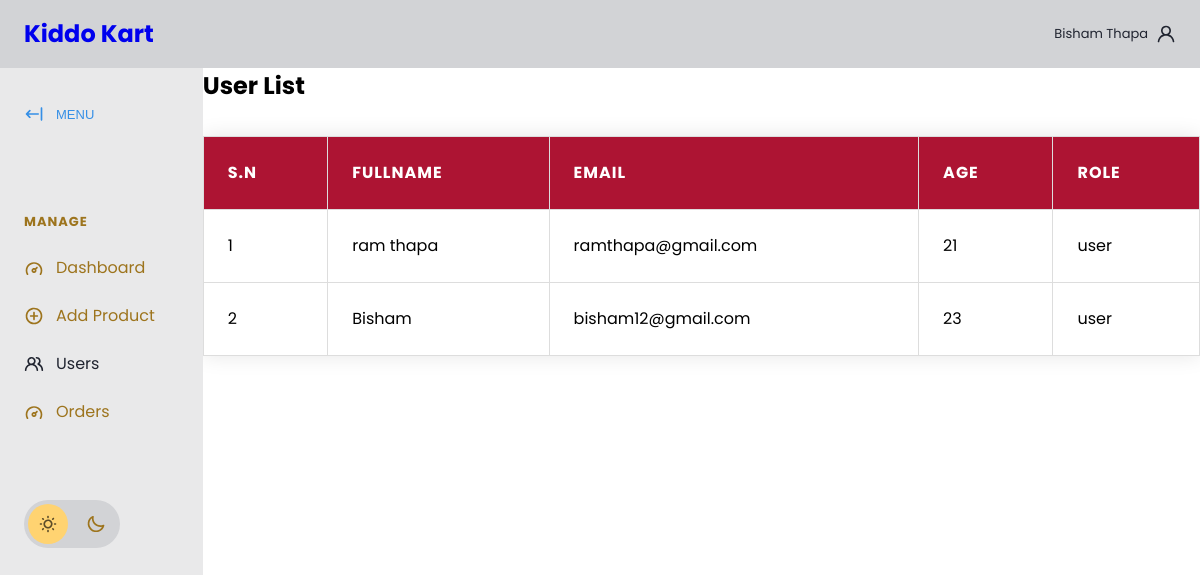
The app's page /php/userlist.php (signed in) with its own data.
### tables this page shows
CREATE TABLE `users` (
  `ID` int(11) NOT NULL,
  `Username` varchar(100) DEFAULT NULL,
  `Email` varchar(100) DEFAULT NULL,
  `Password` varchar(100) DEFAULT NULL,
  `Age` int(11) DEFAULT NULL,
  `UserRole` varchar(10) NOT NULL,
  `Phone_No` varchar(200) NOT NULL
);

### php/userlist.php (the view, shortened to what this page needs)
<?php
include_once('connection.php');
$username = $_SESSION['username']
?>
<!DOCTYPE html>
<html lang="en">
<head>
    <link rel="stylesheet" href="https://cdn.jsdelivr.net/npm/modern-normalize@1.1.0/modern-normalize.min.css">
    <link rel="stylesheet" href="app.css">
    <link rel="stylesheet" href="./product.css">
</head>
<body>
    <header id="main-header">
        <nav>
            <ul>
                <li id="main-header__logo">
                    <a href="#">
                    <h1>Kiddo Kart</h1>
                    </a>
                </li>
            </ul>
            <a href="#">
            <span><?php echo $username ?></span>
                <svg>
                    <use xlink:href="#icon-user"></use>
                </svg>
            </a>
        </nav>
    </header>
    <section id="main">
        <div id="sidebar">
            <button id="sidebar__collapse">
                <svg>
                    <use xlink:href="#icon-collapse"></use>
                </svg>
                <span>MENU</span>
            </button>
            <nav id="sidebar__nav">
                <ul>
                    <li class="menu-heading"><span>Manage</span></li>
                    <li>
                        <a href="admindb.php">
                            <svg>
                                <use xlink:href="#icon-dashboard"></use>
                            </svg>
                            <span>Dashboard</span>
                        </a>
                    </li>
                    <li>
                        <a href="./addproduct.php">
                            <svg>
                                <use xlink:href="#icon-add"></use>
                            </svg>
                            <span>Add Product</span>
                        </a>
                    </li>
                    <li>
                        <a href="#" class="active">
                            <svg>
                                <use xlink:href="#icon-users"></use>
                            </svg>
                            <span>Users</span>
                        </a>
                    </li>
                    <li>
                    <li>
                        <a href="viewproducts.php" >
                            <svg>
                                <use xlink:href="#icon-dashboard"></use>
                            </svg>
                            <span>Orders</span>
                        </a>
                    </li>
            </nav>
            <div id="sidebar__theme-switcher">
                <svg id="sidebar__theme-switcher__sun">
                    <use xlink:href="#icon-sun"></use>
                </svg>
                <svg id="sidebar__theme-switcher__moon">
                    <use xlink:href="#icon-moon"></use>
                </svg>
            </div>
        </div>
        <div class="form-container">
            <h1>User List</h1>
            <div class="admin-product-form-container">
                <?php
                $select = mysqli_query($conn, "SELECT * FROM users where UserRole = 'user'");
                $sn = 1;
                ?>
                <div class="product-display">
                    <table class="product-display-table">
                        <thead>
                            <tr>
                                <th>S.N</th>
                                <th>Fullname</th>
                                <th>Email</th>
                                <th>Age</th>
                                <th>Role</th>
                            </tr>
                        </thead>
                        <?php while ($row = mysqli_fetch_assoc($select)) {
                            ?>
                            <tr>
                                <td>
                                    <?php echo $sn++; ?>
                                </td>
                                <td>
                                    <?php echo $row['Username']; ?>
                                </td>
                                <td>
                                    <?php echo $row['Email']; ?>
                                </td>
                                <td>
                                    <?php echo $row['Age'] ?>
                                </td>
                                <td>
                                    <?php echo $row['UserRole'] ?>
                                </td>
                            </tr>
                        <?php } ?>
                    </table>
                </div>
            </div>
</body>
</html>

### php/app.css (style rules this page uses)
:root { --gray-base: #202430; --gray-shade-60: #13161D; --gray-tint-30: #912941; --gray-tint-50: #9d741d; --gray-tint-80: #D2D3D6; --gray-alpha-80: rgb(32 36 48 / .8); --gray-tint-90: #E9E9EA; --white-base: #fff; --primary-base: #358FE6; --extras-sun: #FFD371; --extras-moon: #7190FF; --extras-black-alpha-64: rgb(0 0 0 / .64); --extras-white-alpha-64: rgb(255 255 255 / .64); }
:root[data-theme="light"] { --main-header-bg: var(--gray-tint-80); --top-bar-icon-fill: var(--gray-base); --sidebar-bg: var(--gray-tint-90); --sidebar-icon-fill: var(--gray-tint-50); --sidebar-icon-active-fill: var(--gray-base); --sidebar-link-color: var(--gray-tint-50); --sidebar-link-active-color: var(--gray-base); --sidebar-menu-heading-color: var(--gray-tint-50); --theme-switcher-bg: var(--gray-tint-80); --theme-switcher-indicator: var(--extras-sun); --theme-switcher-indicator-pos: .25rem; --sun-icon-fill: var(--extras-black-alpha-64); --moon-icon-fill: var(--gray-tint-50); --main-header-link-color: var(--gray-base); }
html { font-size: 100%; line-height: 1.4; }
body { font-family: 'Figtree', sans-serif; }
#main-header { background-color: var(--main-header-bg); padding: 1rem 1.5rem; transition: background-color .4s ease-in-out; }
#main-header nav, #main-header ul, #main-header a { display: flex; align-items: center; }
#main-header nav { justify-content: space-between; }
#main-header nav ul { list-style: none; margin: 0; padding: 0; gap: 2rem; }
#main-header svg { width: 1.5rem; height: 1.5rem; fill: var(--top-bar-icon-fill); transition: fill .4s ease-in-out; }
#main-header__logo, #main-header a span { display: none; }
#main { position: relative; }
#sidebar { background-color: var(--sidebar-bg); padding: 1.5rem 0 1.5rem 1.5rem; position: absolute; top: 0; display: flex; flex-direction: column; gap: 4rem; min-height: 200%; align-items: flex-start; transform: translate3d(-100%, 0, 0); transition: transform .4s ease-in-out, background-color .4s ease-in-out; }
#sidebar svg { width: 1.25rem; height: 1.25rem; fill: var(--sidebar-icon-fill); transition: fill .4s ease-in-out; }
#sidebar__collapse { display: none; }
#sidebar__nav ul { list-style: none; padding: 0; margin: 0; }
#sidebar__nav ul a { display: flex; padding: .75rem 0; gap: .75rem; align-items: center; text-decoration: none; color: var(--sidebar-link-color); padding-right: 3rem; transition: color .3s ease-in-out; }
#sidebar__nav ul a.active { color: var(--sidebar-link-active-color); }
#sidebar__nav ul a.active svg { fill: var(--sidebar-icon-active-fill); }
.menu-heading { color: var(--sidebar-menu-heading-color); font-size: 81.25%; text-transform: uppercase; font-weight: 700; letter-spacing: 1px; padding: .75rem 0; }
#sidebar__theme-switcher { background-color: var(--theme-switcher-bg); border-radius: 50px; display: flex; align-items: center; padding: 0.875rem; gap: 1.75rem; position: relative; cursor: pointer; transition: background-color .4s ease-in-out; }
#sidebar__theme-switcher::before { content: ''; position: absolute; width: 2.5rem; height: 2.5rem; background-color: var(--theme-switcher-indicator); border-radius: 50px; z-index: 0; left: 0; transform: translateX(var(--theme-switcher-indicator-pos)); transition: transform .4s ease-in-out; }
#sidebar__theme-switcher svg { z-index: 1; }
#sidebar #sidebar__theme-switcher__sun { fill: var(--sun-icon-fill); }
#sidebar #sidebar__theme-switcher__moon { fill: var(--moon-icon-fill); }
@media screen and (min-width: 768px) { #main-header__logo { display: block; } }
@media screen and (min-width: 768px) { #main-header svg { width: 1.25rem; height: 1.25rem; } }
@media screen and (min-width: 768px) { #main-header a { text-decoration: none; } }
@media screen and (min-width: 768px) { #main-header a span { display: inline-block; font-size: 81.25%; color: var(--main-header-link-color); transition: color .4s ease-in-out; } }
@media screen and (min-width: 768px) { #main-header a { gap: .5rem; } }
@media screen and (min-width: 768px) { #sidebar { position: relative; transform: none; } }
@media screen and (min-width: 768px) { #main { display: grid; grid-template-columns: auto 1fr; } }
@media screen and (min-width: 768px) { #sidebar__collapse { display: flex; align-items: center; gap: .75rem; padding: .75rem 0; appearance: none; background: transparent; border: none; font-size: 81.25%; color: var(--primary-base); cursor: pointer; } }
@media screen and (min-width: 768px) { #sidebar__collapse svg { fill: var(--primary-base); } }

### records on screen
users: Username "ram thapa", Email "ramthapa@gmail.com", Age "21", UserRole "user"
users: Username "Bisham", Email "bisham12@gmail.com", Age "23", UserRole "user"

### other values on screen
$username "Bisham Thapa"
